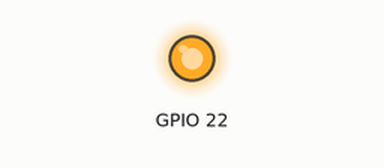
Recording of a program running on a simulated Raspberry Pi (BCM pin numbers). On the bench: output pins drawn as LEDs (lit = HIGH).

Above: at 1.5 s.
At 3.5 s:
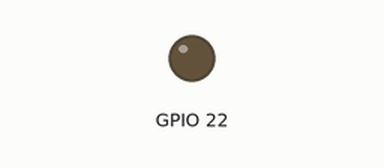
Timing chart, 0 to 5.2 s (numbered marks = the images above):
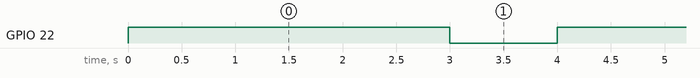

The program:

blink.py
```python
import RPi.GPIO as GPIO
import time

GPIO.setmode(GPIO.BCM)
GPIO.setwarnings(False)

GPIO.setup(22, GPIO.OUT) # blue

try:
    while True:

        GPIO.output(22, GPIO.HIGH)
        time.sleep(3)
        GPIO.output(22, GPIO.LOW)
        time.sleep(1)

except KeyboardInterrupt:
    print("Finalizado por el usuario")
    GPIO.cleanup()
GPIO.cleanup()
```

Measured:
- by itself, GPIO 22: alternates HIGH for 3.0 s and LOW for 1.0 s
